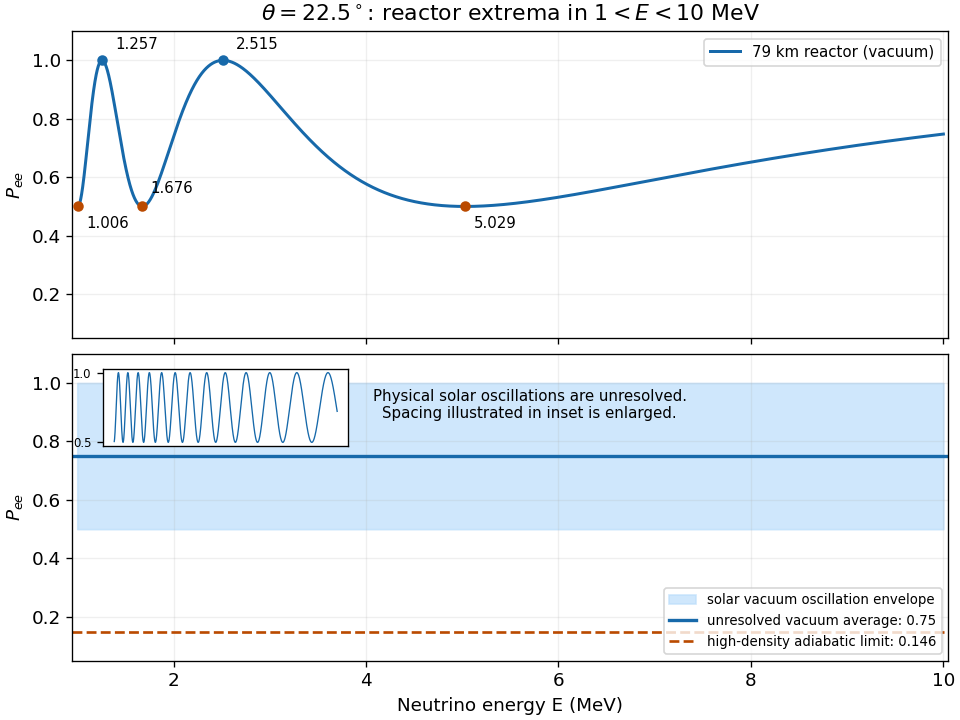

This figure's Python source:
from pathlib import Path
import matplotlib
matplotlib.use("Agg")
import matplotlib.pyplot as plt
import numpy as np
plt.rcParams.update({"font.size": 11, "figure.facecolor": "white", "axes.facecolor": "white", "savefig.facecolor": "white"})
fig, axes=plt.subplots(2,1,figsize=(8,6.0),layout="constrained",sharex=True)
E=np.linspace(1,10,8000)
P=.5+.5*np.cos(7.9/E)**2
axes[0].plot(E,P,color="#1769aa",lw=1.8,label="79 km reactor (vacuum)")
maxima=np.array([7.9/(2*np.pi),7.9/np.pi]);minima=np.array([7.9/(2.5*np.pi),7.9/(1.5*np.pi),7.9/(.5*np.pi)])
axes[0].scatter(maxima,np.ones(2),color="#1769aa",s=28,zorder=3)
axes[0].scatter(minima,.5*np.ones(3),color="#ba4a00",s=28,zorder=3)
for e in maxima: axes[0].annotate(f"{e:.3f}",(e,1),xytext=(8,7),textcoords="offset points",fontsize=9)
for j,e in enumerate(minima): axes[0].annotate(f"{e:.3f}",(e,.5),xytext=(5,-13 if j!=1 else 8),textcoords="offset points",fontsize=9)
axes[0].set_title(r"$\theta=22.5^\circ$: reactor extrema in $1<E<10$ MeV")
axes[0].legend(loc="upper right",fontsize=9)
# The physical solar oscillations are far too fine to resolve on this grid.
# Show their exact envelope and mark a small illustrative inset, never alias them.
axes[1].fill_between(E,.5,1,color="#bbdefb",alpha=.7,label="solar vacuum oscillation envelope")
axes[1].axhline(.75,color="#1769aa",lw=2,label="unresolved vacuum average: 0.75")
axes[1].axhline(np.sin(np.pi/8)**2,color="#ba4a00",ls="--",lw=1.6,label="high-density adiabatic limit: 0.146")
axes[1].text(5.7,.88,"Physical solar oscillations are unresolved.\nSpacing illustrated in inset is enlarged.",ha="center",fontsize=9)
ins=axes[1].inset_axes([.035,.70,.28,.25])
e=np.linspace(1,2,1400)
ins.plot(e,.5+.5*np.cos(80/e)**2,color="#1769aa",lw=.8)
ins.set_xticks([]);ins.set_yticks([.5,1]);ins.tick_params(labelsize=7)
axes[1].legend(loc="lower right",fontsize=8)
for ax in axes:
    ax.set_xlim(.95,10.05);ax.set_ylim(.05,1.1);ax.set_ylabel(r"$P_{ee}$");ax.grid(alpha=.2)
axes[1].set_xlabel("Neutrino energy E (MeV)")
fig.savefig(Path.cwd()/Path(__file__).with_suffix(".png").name,dpi=120)
